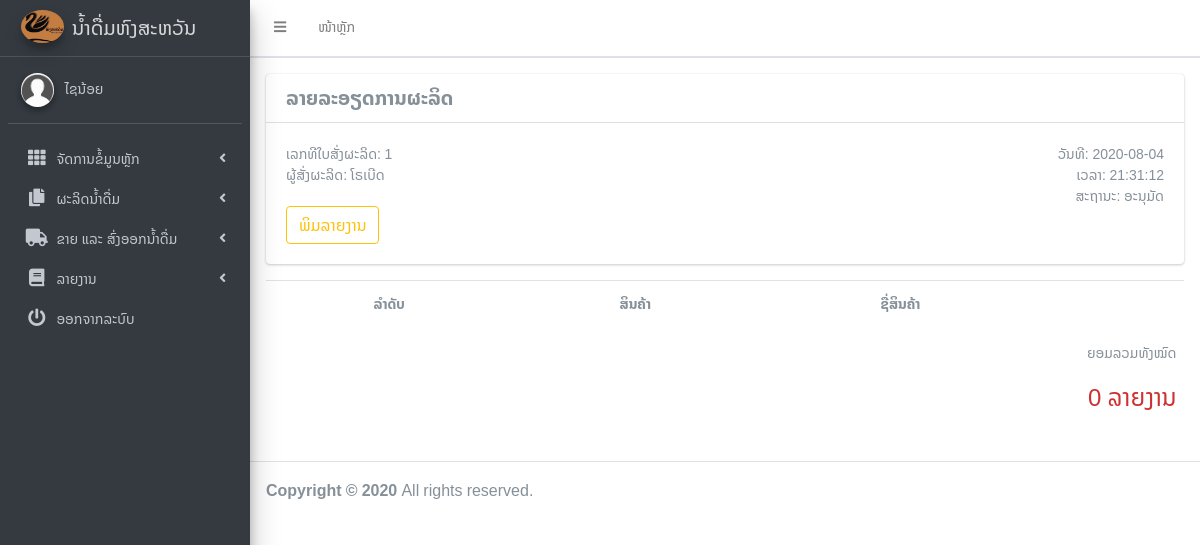
The page /User/Report/report_make2.php (signed in) on the database its author committed.
### tables this page shows
CREATE TABLE `tbmaking` (
  `Make_No` int(11) NOT NULL,
  `DateOFMake` date DEFAULT NULL,
  `TimeOFMake` time DEFAULT NULL,
  `QtyAmount` int(11) DEFAULT NULL,
  `Emp_ID` varchar(10) DEFAULT NULL,
  `status` varchar(50) NOT NULL,
  `seen1` varchar(50) NOT NULL,
  `seen2` varchar(50) NOT NULL
);

CREATE TABLE `tbemployees` (
  `Emp_ID` varchar(10) NOT NULL,
  `Emp_Name` varchar(50) NOT NULL,
  `Emp_Surname` varchar(50) NOT NULL,
  `Gender` varchar(5) NOT NULL,
  `Address` varchar(100) NOT NULL,
  `Tel` varchar(24) NOT NULL,
  `Email` varchar(100) NOT NULL,
  `Password` varchar(24) NOT NULL,
  `auther_id` int(11) NOT NULL,
  `img_path` varchar(1000) NOT NULL
);

### User/Report/report_make2.php (the view, shortened to what this page needs)
<?php
    if($_SESSION['ses_id'] == ''){
        echo"<meta http-equiv='refresh' content='1;URL=../../index.php'>";
    }
    else if($_SESSION['auther_id'] != 2){
        echo"<meta http-equiv='refresh' content='1;URL=../../Check/logout.php'>";
    }
    else{
      require '../../ConnectDB/connectDB.php';
      $id = $_GET['id'];
      $sqlget = "select make_no,dateofmake,timeofmake,qtyamount,emp_name,status from tbmaking m left join tbemployees e on m.emp_id=e.emp_id";
      $resultget = mysqli_query($link,$sqlget);
      $rowget = mysqli_fetch_array($resultget,MYSQLI_ASSOC);
      ?>
<!DOCTYPE html>
<html>
<head>
  <link rel="stylesheet" href="../../plugins/fontawesome-free/css/all.min.css">
  <link rel="stylesheet" href="https://code.ionicframework.com/ionicons/2.0.1/css/ionicons.min.css">
  <link rel="stylesheet" href="../../plugins/tempusdominus-bootstrap-4/css/tempusdominus-bootstrap-4.min.css">
  <link rel="stylesheet" href="../../plugins/icheck-bootstrap/icheck-bootstrap.min.css">
  <link rel="stylesheet" href="../../plugins/jqvmap/jqvmap.min.css">
  <link rel="stylesheet" href="../../dist/css/adminlte.min.css">
  <link rel="stylesheet" href="../../dist/css/alt/style.css">
  <link rel="stylesheet" href="../../plugins/overlayScrollbars/css/OverlayScrollbars.min.css">
  <link rel="stylesheet" href="../../plugins/daterangepicker/daterangepicker.css">
  <link rel="stylesheet" href="../../plugins/summernote/summernote-bs4.css">
</head>
<body class="hold-transition sidebar-mini layout-fixed" >
<div class="wrapper">
  <nav class="main-header navbar navbar-expand navbar-white navbar-light font14">
    <ul class="navbar-nav">
      <li class="nav-item">
        <a class="nav-link" data-widget="pushmenu" href="#"><i class="fas fa-bars"></i></a>
      </li>
      <li class="nav-item d-none d-sm-inline-block">
        <a href="../Main.php" class="nav-link">ໜ້າຫຼັກ</a>
      </li>
    </ul>
  </nav>
  <aside class="main-sidebar sidebar-dark-primary elevation-4 font14">
    <a href="../Main.php" class="brand-link">
      <img src="../../image/background.jpeg" alt="AdminLTE Logo" class="brand-image img-circle elevation-3"
           style="opacity: .8">
      <span class="brand-text font-weight-light">ນ້ຳດື່ມຫົງສະຫວັນ</span>
    </a>
    <div class="sidebar">
      <div class="user-panel mt-3 pb-3 mb-3 d-flex">
        <div class="image">
          <?php
            if($_SESSION['img_path'] == ''){
              ?>
              <img src="../../image/image.jpeg" class="img-circle elevation-2" alt="User Image">
              <?php
            }
            else{
              ?>
                   <img src="../../image/<?php echo $_SESSION['img_path'] ?>" class="img-circle elevation-2" alt="User Image">
              <?php
            }
          ?>
        </div>
        <div class="info">
          <a href="#" class="d-block"><?php echo $_SESSION['emp_name'] ?></a>
        </div>
      </div>
      <nav class="mt-2">
        <ul class="nav nav-pills nav-sidebar flex-column" data-widget="treeview" role="menu" data-accordion="false">
          <li class="nav-item has-treeview">
            <a href="#" class="nav-link">
              <i class="nav-icon fas fa-th"></i>
              <p>
                ຈັດການຂໍ້ມູນຫຼັກ
                <i class="fas fa-angle-left right"></i>
              </p>
            </a>
          </li>
          <li class="nav-item">
            <li class="nav-item has-treeview">
              <a href="#" class="nav-link">
                <i class="nav-icon fas fa-copy"></i>
                <p>
                  ຜະລິດນ້ຳດື່ມ
                  <i class="fas fa-angle-left right"></i>
                </p>
              </a>
          </li>
          <li class="nav-item">
            <li class="nav-item has-treeview">
              <a href="#" class="nav-link">
                <i class="nav-icon fa fa-truck"></i>
                <p>
                  ຂາຍ ແລະ ສົ່ງອອກນ້ຳດື່ມ
                  <i class="fas fa-angle-left right"></i>
                </p>
              </a>
          </li>
          <li class="nav-item has-treeview">
            <a href="#" class="nav-link">
              <i class="nav-icon fas fa-book"></i>
              <p>
                ລາຍງານ
                <i class="fas fa-angle-left right"></i>
              </p>
            </a>
            <li class="nav-item">
              <a href="#" class="nav-link" data-toggle="modal" data-target="#exampleModal">
                <i class="nav-icon fas fa-power-off"></i>
                <p>
                  ອອກຈາກລະບົບ
                </p>
              </a>
            </li>
          </li>
        </ul>
      </nav>
    </div>
  </aside>
  <div class="main-footer font14">
      <div class="card">
          <h5 class="card-header"><b>ລາຍລະອຽດການຜະລິດ</b></h5>
          <div class="card-body">
              <div style="width: 100%;">
                  <div style="width: 48%;float: left;">
                      ເລກທີໃບສັ່ງຜະລິດ: <?php echo $rowget['make_no'] ?><br>
                      ຜູ້ສັ່ງຜະລິດ:  <?php echo $rowget['emp_name'] ?> <br><br>
                      <form action="Report_M2.php" method="POST" id="formReport" target="_blank">
                          <button class="btn btn-outline-warning" name="btnReport">ພິມລາຍງານ</button>
                      </form>
                  </div>
                  <div style="width: 48%;float: right;" align="right">
                      ວັນທີ:  <?php echo $rowget['dateofmake'] ?> <br>
                      ເວລາ:  <?php echo $rowget['timeofmake'] ?> <br>
                      ສະຖານະ: <?php echo $rowget['status'] ?>
                  </div>
              </div>
          </div>
        </div>
        <div class="table-responsive" style="text-align: center;">
          <table class="table font12" style="width: 1200px">
            <tr>
                <th>ລຳດັບ</th>
                <th>ສິນຄ້າ</th>
                <th>ຊື່ສິນຄ້າ</th>
                <th>ຈຳນວນຜະລິດ</th>
            </tr>
          </table>
      </div>
      <div align="right">
             <div class="col-md-12 ">
                 ຍອມລວມທັງໝົດ
             </div>
             <div class="col-md-12">
                  <?php
                    $sqlsum = "select sum(qty) as amount from tbmakedetail where make_no='$id';";
                    $resultsum = mysqli_query($link,$sqlsum);
                    $rowsum = mysqli_fetch_array($resultsum,MYSQLI_ASSOC);
                  ?>
                 <br><h4 style="color: #CE3131;"> <?php echo number_format($rowsum['amount']) ?> ລາຍງານ</h4>
             </div>
         </div>
      </div>
  </div>
  <br>
  <footer class="main-footer">
    <strong>Copyright &copy; 2020 </strong>
    All rights reserved.
  </footer>
</body>
</html>
      <?php
    }
?>

### rows shown on the page
tbmaking: Make_No "1", DateOFMake "2020-08-04", TimeOFMake "21:31:12", status "ອະນຸມັດ"
tbemployees: Emp_Name "ໂຣເບີດ"

### other values the page prints
$_SESSION['emp_name'] "ໄຊນ້ອຍ"
$rowsum['amount'] "0"
